Frame 1 (no input): blank canvas, image omitted
Frame 60 (no input): blank canvas, image omitted
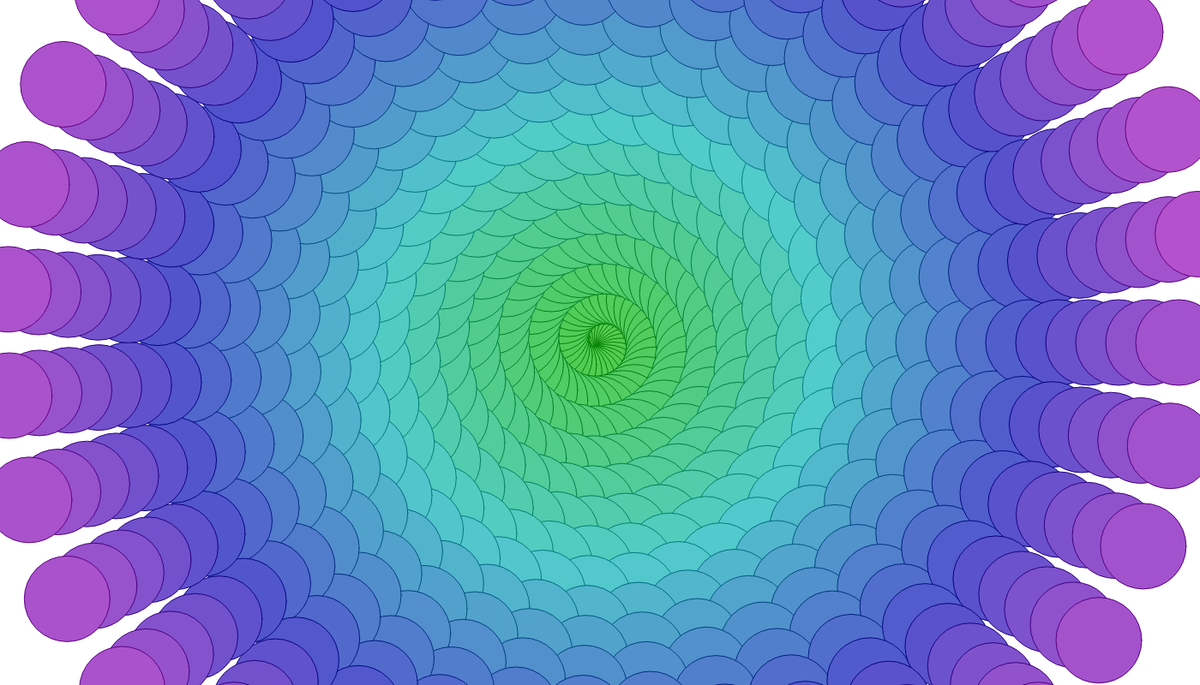
Frame 120 (the mouse pressed at the canvas centre since frame 60)

The p5.js sketch whose frames 1 and 60 were blank and that drew this single picture after the mouse press (run headless with seeded random() and noise() and a simulated clock; from frame 60 on, the mouse is pressed at the canvas centre):

// p5.js sketch
// ── sketch.js
//Setting up the Canvas
function setup() {
  createCanvas(1400, 800);
  colorMode(HSB, 100);
}

function draw() {
  //This allows to redraw the circles.
  background(200);

  //This is setting up the starting point.
  var x = width/2;
  var y = height/2;

  //This is setting up the number of ellipses.
  var numOfCircles = mouseX;

  //This is the size of ellipses.
  var size = 100;

  //noStroke();

  //If i is less than mouseX(numOfCircles), i= i+1
  for (var i=0; i<numOfCircles; i+=1) {
    var zeroToOne = i/numOfCircles;

    //stroke(r,g(0/mouseX),b,a)
    //fill(r,g(0/mouseX),b,a)
    stroke( 30 + i/numOfCircles * 50, 100, 50)
    fill(30 + i/numOfCircles * 50, 60, 80);

    //Math...
    var angle = zeroToOne * (Math.PI * (mouseY * 0.1));
    var spiralSize = 10 + i;

    //Math2...
    x = width / 2 + Math.cos(angle) * spiralSize;
    y = height / 2 + Math.sin(angle) * spiralSize;

    //This is ellipse info
    ellipse(x, y, size, size);
  }
}
